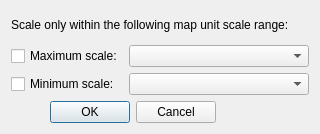
<?xml version="1.0" encoding="UTF-8"?>
<ui version="4.0">
 <class>QgsMapUnitScaleDialog</class>
 <widget class="QDialog" name="QgsMapUnitScaleDialog">
  <property name="geometry">
   <rect>
    <x>0</x>
    <y>0</y>
    <width>320</width>
    <height>134</height>
   </rect>
  </property>
  <property name="windowTitle">
   <string>Adjust scaling range</string>
  </property>
  <property name="windowIcon">
   <iconset>
    <normaloff>:/images/themes/default/mActionOptions.png</normaloff>:/images/themes/default/mActionOptions.png</iconset>
  </property>
  <layout class="QGridLayout" name="gridLayout">
   <item row="1" column="0">
    <widget class="QCheckBox" name="mCheckBoxMaxScale">
     <property name="text">
      <string>Maximum scale:</string>
     </property>
    </widget>
   </item>
   <item row="2" column="0">
    <widget class="QCheckBox" name="mCheckBoxMinScale">
     <property name="text">
      <string>Minimum scale:</string>
     </property>
    </widget>
   </item>
   <item row="1" column="1" colspan="2">
    <widget class="QgsScaleComboBox" name="mComboBoxMaxScale"/>
   </item>
   <item row="4" column="0" colspan="2">
    <widget class="QDialogButtonBox" name="mButtonBox">
     <property name="orientation">
      <enum>Qt::Horizontal</enum>
     </property>
     <property name="standardButtons">
      <set>QDialogButtonBox::Cancel|QDialogButtonBox::Ok</set>
     </property>
    </widget>
   </item>
   <item row="2" column="1" colspan="2">
    <widget class="QgsScaleComboBox" name="mComboBoxMinScale"/>
   </item>
   <item row="0" column="0" colspan="3">
    <widget class="QLabel" name="label">
     <property name="text">
      <string>Scale only within the following map unit scale range:</string>
     </property>
     <property name="wordWrap">
      <bool>true</bool>
     </property>
    </widget>
   </item>
  </layout>
 </widget>
 <customwidgets>
  <customwidget>
   <class>QgsScaleComboBox</class>
   <extends>QComboBox</extends>
   <header>qgsscalecombobox.h</header>
  </customwidget>
 </customwidgets>
 <tabstops>
  <tabstop>mCheckBoxMaxScale</tabstop>
  <tabstop>mComboBoxMaxScale</tabstop>
  <tabstop>mCheckBoxMinScale</tabstop>
  <tabstop>mComboBoxMinScale</tabstop>
  <tabstop>mButtonBox</tabstop>
 </tabstops>
 <resources/>
 <connections>
  <connection>
   <sender>mButtonBox</sender>
   <signal>accepted()</signal>
   <receiver>QgsMapUnitScaleDialog</receiver>
   <slot>accept()</slot>
   <hints>
    <hint type="sourcelabel">
     <x>248</x>
     <y>254</y>
    </hint>
    <hint type="destinationlabel">
     <x>157</x>
     <y>274</y>
    </hint>
   </hints>
  </connection>
  <connection>
   <sender>mButtonBox</sender>
   <signal>rejected()</signal>
   <receiver>QgsMapUnitScaleDialog</receiver>
   <slot>reject()</slot>
   <hints>
    <hint type="sourcelabel">
     <x>316</x>
     <y>260</y>
    </hint>
    <hint type="destinationlabel">
     <x>286</x>
     <y>274</y>
    </hint>
   </hints>
  </connection>
 </connections>
</ui>
